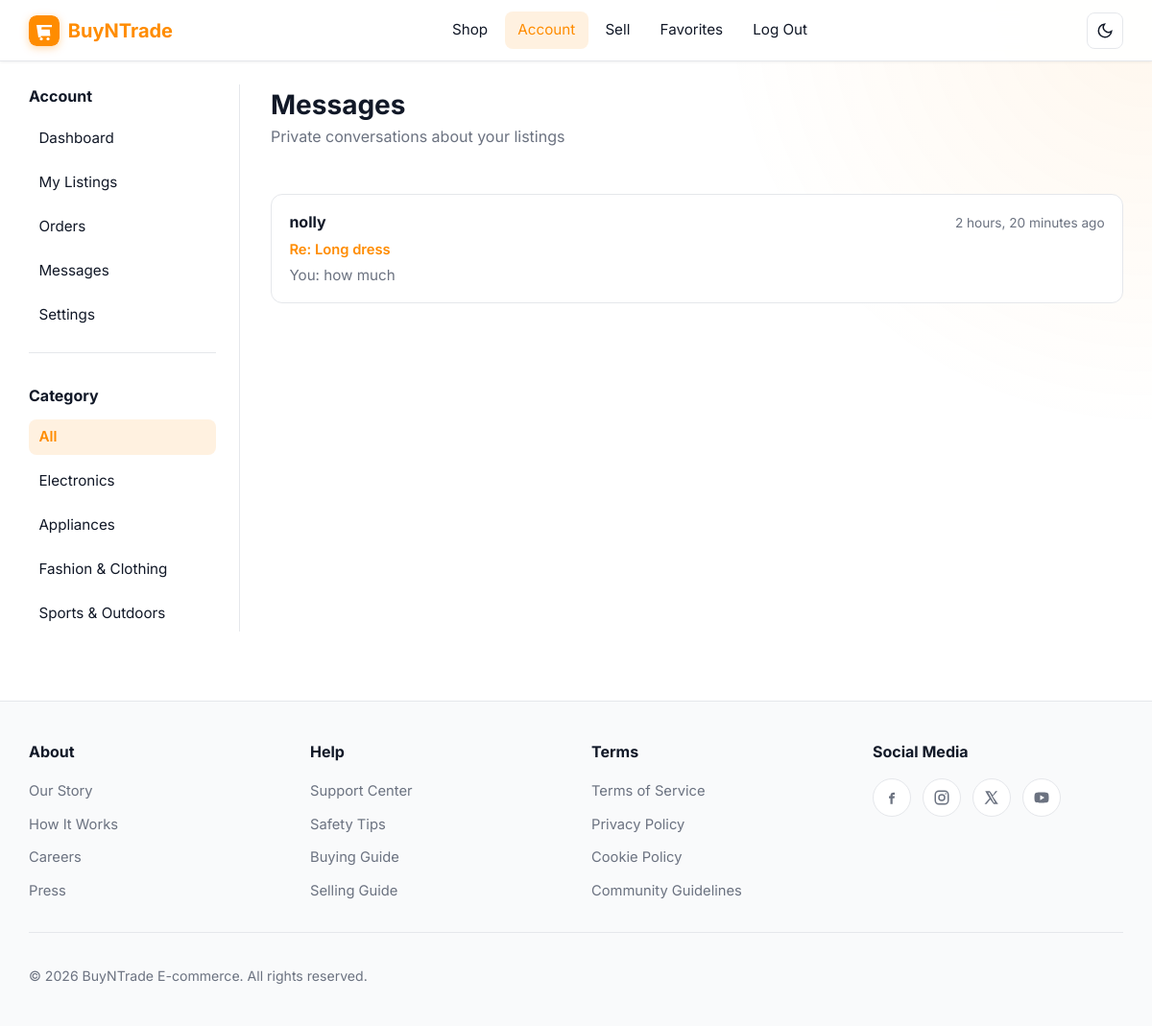
Screenshot of /messages/ (signed in) with the database file from the repository.
### buyntrade/models.py (models this page shows, shortened)
class Category(models.Model):
    name = models.CharField(max_length=64)

class Listing(models.Model):
    title = models.CharField(max_length=64)
    description = models.TextField()
    starting_bid = models.IntegerField()
    image_url = models.URLField(blank=True, null=True)
    image = models.ImageField(upload_to="listings/images/", blank=True, null=True)
    video = models.FileField(upload_to="listings/videos/", blank=True, null=True)
    video_thumbnail = models.ImageField(upload_to="listings/thumbnails/", blank=True, null=True)
    category = models.ForeignKey(Category, on_delete=models.SET_NULL, null=True, related_name="listings")
    brand = models.CharField(max_length=64, blank=True, help_text="Product brand or manufacturer")
    owner = models.ForeignKey(User, on_delete=models.CASCADE, related_name="listings")
    area = models.CharField(max_length=64, blank=True, help_text="City or suburb for local buy/trade")
    active = models.BooleanField(default=True)
    ends_at = models.DateTimeField(null=True, blank=True)
    watchlist = models.ManyToManyField(User, blank=True, related_name="watchlist")
    winner = models.ForeignKey(User, on_delete=models.SET_NULL, null=True, blank=True, related_name="won_listings")

class User(AbstractUser):
    profile_photo = models.ImageField(upload_to="profiles/", blank=True, null=True)
    bio = models.TextField(blank=True, max_length=500)

class Message(models.Model):
    sender = models.ForeignKey(User, on_delete=models.CASCADE, related_name="sent_messages")
    receiver = models.ForeignKey(User, on_delete=models.CASCADE, related_name="received_messages")
    listing = models.ForeignKey(Listing, on_delete=models.CASCADE, related_name="messages")
    text = models.TextField()
    created_at = models.DateTimeField(auto_now_add=True)
    class Meta:
        ordering = ["created_at"]

### buyntrade/views.py (the view)
# urls.py: path("messages/", views.messages_view, name="messages"),
@login_required
def messages_view(request):
    return render(request, "buyntrade/messages.html", {
        "active_sidebar": "messages",
        "message_threads": _message_threads(request.user),
        **_sidebar_context(),
    })

### buyntrade/context_processors.py (called while the page is built)
def site_branding(request):
    return {
        "site_name": "BuyNTrade E-Commerce",
    }

### buyntrade/views.py (called while the page is built)
def _sidebar_categories():
    categories = []
    for name in SIDEBAR_CATEGORIES:
        category = Category.objects.filter(name=name).first()
        if category:
            categories.append(category)
    return categories

def _sidebar_context(active_category_id=None, active_sidebar=None):
    return {
        "categories": _sidebar_categories(),
        "active_category_id": active_category_id,
        "active_sidebar": active_sidebar,
        "popular_areas": POPULAR_AREAS,
    }

def _message_threads(user):
    messages = Message.objects.filter(
        Q(sender=user) | Q(receiver=user)
    ).select_related("sender", "receiver", "listing").order_by("-created_at")
    threads = {}
    for message in messages:
        other_user = message.receiver if message.sender_id == user.id else message.sender
        key = (message.listing_id, other_user.id)
        if key not in threads:
            threads[key] = {
                "listing": message.listing,
                "other_user": other_user,
                "latest_message": message,
            }
    return list(threads.values())

### buyntrade/templates/buyntrade/messages.html (shortened to what this page needs)
{% extends "buyntrade/layout.html" %}
{% block body %}
<div class="shop-layout">
  {% include "buyntrade/_shop_sidebar.html" %}
  <section class="shop-main">
    <div class="shop-toolbar">
      <div>
        <h1 class="shop-title">Messages</h1>
        <p class="page-lead">Private conversations about your listings</p>
      </div>
    </div>
    {% if message_threads %}
      <ul class="inbox-list">
        {% for thread in message_threads %}
          {% with latest=thread.latest_message %}
          <li class="inbox-item">
            <a href="{% url 'message_thread' thread.listing.id thread.other_user.username %}" class="inbox-link">
              <div class="inbox-top">
                <strong>{{ thread.other_user.username }}</strong>
                <span class="inbox-time">{{ latest.created_at|timesince }} ago</span>
              </div>
              <p class="inbox-listing">Re: {{ thread.listing.title }}</p>
              <p class="inbox-preview">
                {% if latest.sender == user %}You: {% endif %}{{ latest.text|truncatechars:120 }}
              </p>
            </a>
          </li>
          {% endwith %}
        {% endfor %}
      </ul>
    {% else %}
      <div class="empty-state">
        <p>No messages yet.</p>
        <p class="page-lead">Message a seller from any listing page to start a conversation.</p>
      </div>
    {% endif %}
  </section>
</div>
{% endblock %}

### buyntrade/templates/buyntrade/_shop_sidebar.html (shortened to what this page needs)
<aside class="shop-sidebar" id="shop-sidebar">
  <div class="shop-sidebar-panel" id="shop-sidebar-panel">
  {% include "buyntrade/_sidebar_account_nav.html" %}
  {% if categories %}
  <div class="filter-block">
    <h3 class="filter-heading">Category</h3>
    <ul class="filter-links">
      <li>
        <a href="{% url 'index' %}" class="{% if not active_category_id %}active{% endif %}">All</a>
      </li>
      {% for category in categories %}
        <li>
          <a href="{% url 'category_listings' category.id %}" class="{% if active_category_id == category.id %}active{% endif %}">
            {{ category.name }}
          </a>
        </li>
      {% endfor %}
    </ul>
  </div>
  {% endif %}
  </div>
</aside>

### buyntrade/static/buyntrade/styles.css (style rules this page uses)
:root { --orange: #ff8c00; --orange-hover: #e67e00; --orange-soft: rgba(255, 140, 0, 0.12); --radius-sm: 8px; --radius-md: 12px; --radius-lg: 16px; --radius-pill: 999px; --nav-height: 64px; --transition: 0.2s ease; --shadow-sm: 0 1px 3px rgba(0, 0, 0, 0.06); --shadow-md: 0 8px 24px rgba(0, 0, 0, 0.08); --shadow-lg: 0 16px 40px rgba(0, 0, 0, 0.1); }
[data-theme="light"] { --bg: #ffffff; --bg-soft: #f8fafc; --bg-product: #fff9e6; --bg-card: #ffffff; --bg-elevated: #ffffff; --border: #e5e7eb; --text: #111827; --text-muted: #6b7280; --nav-bg: rgba(255, 255, 255, 0.92); --shadow: 0 4px 20px rgba(0, 0, 0, 0.06); --input-bg: #ffffff; --footer-bg: #f9fafb; --accent: var(--orange); --surface: #ffffff; --hero-gradient: linear-gradient(135deg, rgba(255, 140, 0, 0.14) 0%, rgba(255, 140, 0, 0.03) 55%, transparent 100%); }
*, *::before, *::after { box-sizing: border-box; }
html { scroll-behavior: smooth; }
body { margin: 0; min-height: 100vh; font-family: "Inter", Arial, Helvetica, sans-serif; background: var(--bg); color: var(--text); line-height: 1.5; transition: background var(--transition), color var(--transition); }
a { color: inherit; text-decoration: none; }
.shop-layout { display: grid; grid-template-columns: 220px minmax(0, 1fr); gap: 2rem; align-items: start; }
.shop-sidebar { position: sticky; top: calc(var(--nav-height) + 1rem); align-self: start; max-height: calc(100vh - var(--nav-height) - 2rem); overflow-y: auto; overscroll-behavior: contain; scrollbar-width: none; -ms-overflow-style: none; border-right: 1px solid var(--border); padding-right: 1.5rem; }
.shop-sidebar-panel { display: block; }
.filter-block + .filter-block { margin-top: 2rem; }
.filter-heading { margin: 0 0 0.85rem; font-size: 1rem; font-weight: 700; }
.filter-links { list-style: none; padding: 0; margin: 0; display: grid; gap: 0.55rem; }
.filter-links a { display: block; padding: 0.45rem 0.65rem; border-radius: var(--radius-sm); color: var(--text); font-size: 0.95rem; transition: color var(--transition), background var(--transition); }
.filter-links a:hover, .filter-links a.active { color: var(--orange); font-weight: 600; background: var(--orange-soft); }
.shop-main { min-width: 0; }
.shop-toolbar { display: flex; align-items: center; justify-content: space-between; gap: 1rem; margin-bottom: 1.5rem; flex-wrap: wrap; }
.shop-title { margin: 0; font-size: 1.75rem; font-weight: 700; }
.inbox-list { list-style: none; padding: 0; margin: 0; display: grid; gap: 0.85rem; }
.inbox-item { border: 1px solid var(--border); border-radius: var(--radius-md); background: var(--bg-card); transition: border-color 0.2s, box-shadow 0.2s; }
.inbox-link { display: block; padding: 1rem 1.15rem; color: inherit; text-decoration: none; }
.inbox-top { display: flex; justify-content: space-between; gap: 1rem; align-items: baseline; margin-bottom: 0.35rem; }
.inbox-time { color: var(--text-muted); font-size: 0.85rem; white-space: nowrap; }
.inbox-listing { margin: 0 0 0.35rem; color: var(--orange); font-weight: 600; font-size: 0.92rem; }
.inbox-preview { margin: 0; color: var(--text-muted); font-size: 0.95rem; }
.page-lead { margin: 0 0 1.5rem; color: var(--text-muted); }

### rows the page displays
Category: name "Electronics"
Category: name "Appliances"
Category: name "Fashion & Clothing"
Category: name "Sports & Outdoors"
Listing: other_user.username "nolly", latest_message.created_at "2 hours, 20 minutes", listing "Long dress", latest_message.text "how much"
